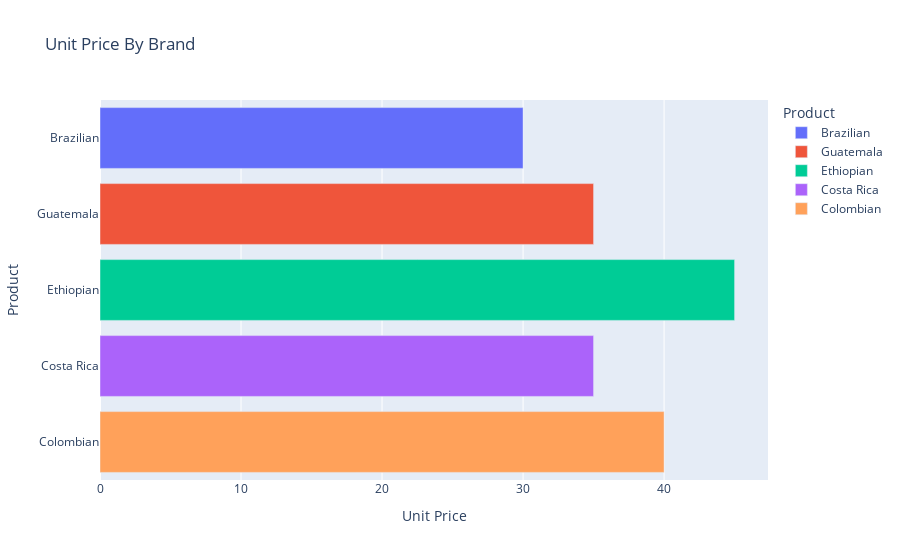

Notebook code cell kept with this figure:
### Code cell
px.bar(df_product, y='Product', x='Unit Price', color='Product', title='Unit Price By Brand')

### Figure 1 — Plotly figure (JSON) as saved in the notebook; plotly's stock layout.template omitted (floating-point values rounded to 4 significant figures)
{"data": [{"hovertemplate": "Product=%{y}<br>Unit Price=%{x}<extra></extra>", "legendgroup": "Brazilian", "marker": {"color": "#636efa", "pattern": {"shape": ""}}, "name": "Brazilian", "orientation": "h", "showlegend": true, "textposition": "auto", "type": "bar", "x": [30.0], "xaxis": "x", "y": ["Brazilian"], "yaxis": "y"}, {"hovertemplate": "Product=%{y}<br>Unit Price=%{x}<extra></extra>", "legendgroup": "Guatemala", "marker": {"color": "#EF553B", "pattern": {"shape": ""}}, "name": "Guatemala", "orientation": "h", "showlegend": true, "textposition": "auto", "type": "bar", "x": [35.0], "xaxis": "x", "y": ["Guatemala"], "yaxis": "y"}, {"hovertemplate": "Product=%{y}<br>Unit Price=%{x}<extra></extra>", "legendgroup": "Ethiopian", "marker": {"color": "#00cc96", "pattern": {"shape": ""}}, "name": "Ethiopian", "orientation": "h", "showlegend": true, "textposition": "auto", "type": "bar", "x": [45.0], "xaxis": "x", "y": ["Ethiopian"], "yaxis": "y"}, {"hovertemplate": "Product=%{y}<br>Unit Price=%{x}<extra></extra>", "legendgroup": "Costa Rica", "marker": {"color": "#ab63fa", "pattern": {"shape": ""}}, "name": "Costa Rica", "orientation": "h", "showlegend": true, "textposition": "auto", "type": "bar", "x": [35.0], "xaxis": "x", "y": ["Costa Rica"], "yaxis": "y"}, {"hovertemplate": "Product=%{y}<br>Unit Price=%{x}<extra></extra>", "legendgroup": "Colombian", "marker": {"color": "#FFA15A", "pattern": {"shape": ""}}, "name": "Colombian", "orientation": "h", "showlegend": true, "textposition": "auto", "type": "bar", "x": [40.0], "xaxis": "x", "y": ["Colombian"], "yaxis": "y"}], "layout": {"barmode": "relative", "legend": {"title": {"text": "Product"}, "tracegroupgap": 0}, "title": {"text": "Unit Price By Brand"}, "xaxis": {"anchor": "y", "domain": [0, 1], "title": {"text": "Unit Price"}}, "yaxis": {"anchor": "x", "categoryarray": ["Colombian", "Costa Rica", "Ethiopian", "Guatemala", "Brazilian"], "categoryorder": "array", "domain": [0, 1], "title": {"text": "Product"}}}}
